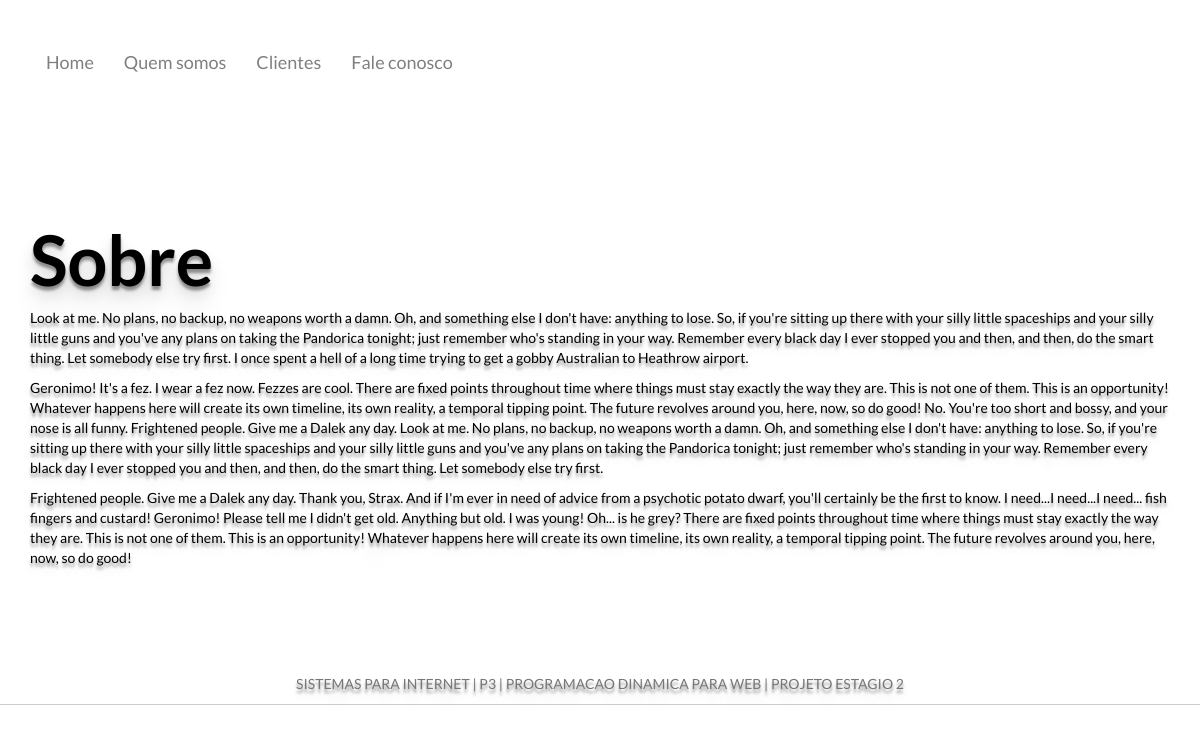
Page /minisite/index.php?pg=quemsomos on the committed database.
### tables this page shows
CREATE TABLE `sobreNos` (
  `id` int(11) NOT NULL,
  `titulo` varchar(140) NOT NULL,
  `corpo` text NOT NULL
);

CREATE TABLE `rodape` (
  `id` int(11) NOT NULL,
  `corpo` text NOT NULL
);

### minisite/quemsomos.php (the view)
<?php
$sql = "SELECT * FROM sobreNos";
    $sql = $pdo->query($sql);
    if ($sql->rowCount() > 0){
        echo
            '<div class=container>
			<div class=content>';
        foreach($sql->fetchAll() as $conteudo){
            echo $conteudo['titulo'];
            echo $conteudo['corpo'];
        }
        echo
            '</div>
            </div>';
    } else{
        echo "Nenhum dado compatível com a busca.";
    }
?>

### minisite/rodape.php
<?php
$sql = "SELECT * FROM rodape";
    $sql = $pdo->query($sql);
    if ($sql->rowCount() > 0){
        echo
            '<div class=footer navbar-fixed-bottom>
			<div class=container>
			<center>';
        foreach($sql->fetchAll() as $conteudo){
            echo $conteudo['corpo'];
        }
        echo
            '</center>
			</div>
			</div>';
    } else{
        echo "Nenhum dado compatível com a busca.";
    }
?>

### minisite/estilo.css (style rules this page uses)
body { background: url(https://source.unsplash.com/mjC9apK53a8); background-size: cover; background-position: center; }
body, html { width: 100%; height: 100%; font-family: "Lato"; color: white; }
h1 { font-weight: 700; font-size: 5em; }
.container { padding-top:3%; }
.content { padding-top: 5%; text-align: left; color: #000000; text-shadow: 0px 4px 3px rgba(0,0,0,0.4), 0px 8px 13px rgba(0,0,0,0.1), 0px 18px 23px rgba(0,0,0,0.1); }
.footer { padding-top:5%; text-shadow: 0px 4px 3px rgba(0,0,0,0.4), 0px 8px 13px rgba(0,0,0,0.1), 0px 18px 23px rgba(0,0,0,0.1); border-bottom: 1px solid rgba(0,0,0,0.2); }
h1 { text-shadow: 0px 4px 3px rgba(0,0,0,0.4), 0px 8px 13px rgba(0,0,0,0.1), 0px 18px 23px rgba(0,0,0,0.1); }

### rows in the picture
sobrenos: titulo "Sobre", corpo "Look at me. No plans, no backup, no weapons worth a damn. Oh, and something else I don't have: anything to lose. So, if you're sitting up there with your silly little spaceships and your silly little guns and you've any plans on taking the Pandorica tonight; just remember who's standing in your way. Remember every black day I ever stopped you and then, and then, do the smart thing. Let somebody else try first. I once spent a hell of a long time trying to get a gobby Australian to Heathrow airport. Geronimo! It's a fez. I wear a fez now. Fezzes are cool. There are fixed points throughout time where things must stay exactly the way they are. This is not one of them. This is an opportunity!…"
rodape: corpo "SISTEMAS PARA INTERNET | P3 | PROGRAMACAO DINAMICA PARA WEB | PROJETO ESTAGIO 2"
